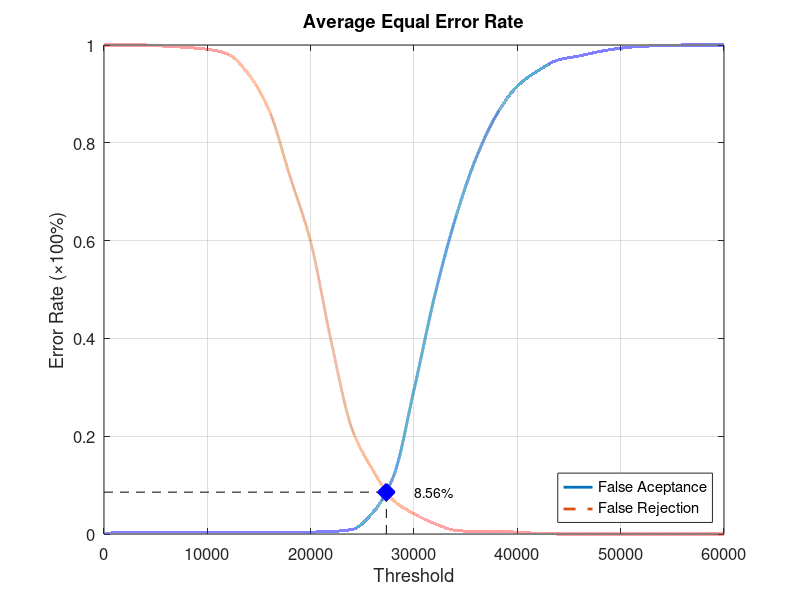
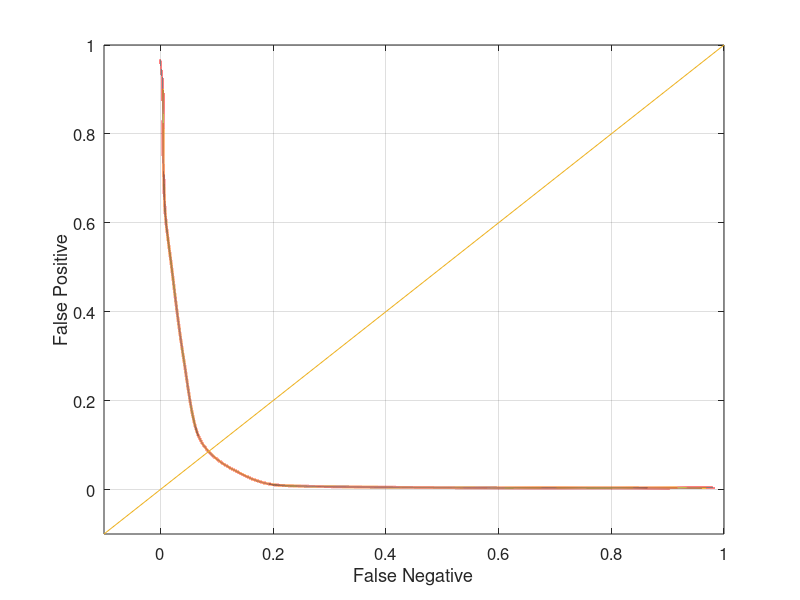

Write the MATLAB code that produced these figures, in order.
function yEER = Experiment3Average
close all;
clear;
clc;
x = 0:2000:60000;
xq = 0:0.5:60000;

y0 = [0 0.00394737 0.00394737 0.00394737 0.00394737 0.00394737 0.00394737 0.00394737 0.00394737 0.00394737 0.00394737 0.00526316 0.00921053 0.0434211 0.117105 0.294737 0.486842 0.644737 0.768421 0.857895 0.915789 0.947368 0.969737 0.977632 0.986842 0.993421 0.997368 0.998684 1 1 1];
yy0 = interp1(x, y0, xq, 'pchip');
y1 = [1 1 1 0.9975 0.995 0.99125 0.98125 0.94 0.865 0.73125 0.5975 0.3925 0.215 0.13125 0.06875 0.04125 0.02125 0.0075 0.005 0.005 0.00375 0.00125 0 0 0 0 0 0 0 0 0];
yy1 = interp1(x, y1, xq, 'pchip');

% Calculating EER: 
y2 = abs(y0 - y1);
find(y2 == min(y2))
yy2 = abs(yy0 - yy1);
xEER = find(yy2 == min(yy2));
xEERIndex = xq(xEER) % X-axis EER
yEER = yy0(xEER) % Y-axis EER

main = figure
plot(xq, yy0,'-','LineWidth', 2);	hold on
plot(xq, yy1,'--','LineWidth', 2);	hold on
plot([xEERIndex xEERIndex], [0 yEER], 'k--');	hold on
plot([0 xEERIndex], [yEER yEER], 'k--');	hold on
plot(xEERIndex, yEER, 'bx', 'LineWidth', 10);	hold on
text(xEERIndex + 10 * xEERIndex / 100, yEER, [num2str(round((10000 * yEER)) / 100) '%'])
legend('False Aceptance', 'False Rejection', 'Location', 'SouthEast')
xlabel('Threshold')
ylabel('Error Rate (\times100%)')
title('Average Equal Error Rate')
set(gca, 'FontSize', 12)
axis([0 60000 0 1])
grid on

print(main, 'Experiment3AverageMain', '-dpng');
FNRxFPR = figure('Color', [1 1 1]);
plot(yy1, yy0, '-', yy1, yy0, 'LineWidth', 2);
hold on
y = -0.1:0.1:1
plot(y, y); 
set(gca, 'FontSize', 12)
xlabel('False Negative')
ylabel('False Positive')
axis([-0.1 1 -0.1 1])
set(gca, 'FontSize', 12)
grid on

print(FNRxFPR, 'Experiment3AverageFNRxFPR','-dpng');
end
